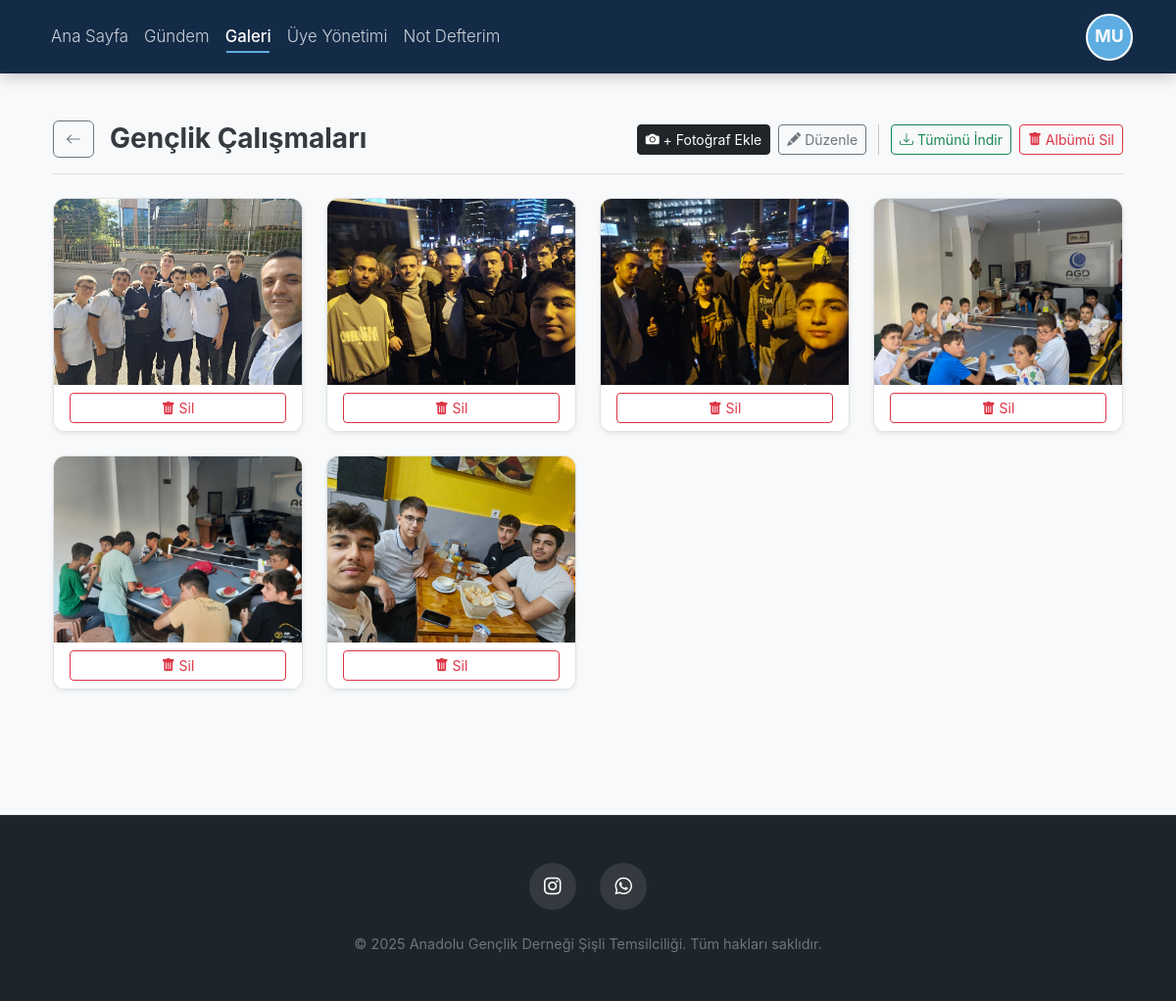
The app's page /galeri/14/ (signed in) with its own data.
### uyeler/models.py (models this page shows, shortened)
class Album(models.Model):
    baslik = models.CharField(max_length=200, verbose_name="Albüm Başlığı")
    aciklama = models.TextField(blank=True, null=True, verbose_name="Açıklama")
    olusturan = models.ForeignKey(User, on_delete=models.SET_NULL, null=True, verbose_name="Oluşturan")
    olusturma_tarihi = models.DateTimeField(auto_now_add=True, verbose_name="Oluşturma Tarihi")
    class Meta:
        verbose_name = "Albüm"
        verbose_name_plural = "Albümler"
        ordering = ['-olusturma_tarihi']

class Fotograf(models.Model):
    album = models.ForeignKey(Album, on_delete=models.CASCADE, related_name='fotograflar', verbose_name="Ait Olduğu Albüm")
    resim = models.ImageField(upload_to='galeri/', verbose_name="Resim Dosyası")
    yuklenme_tarihi = models.DateTimeField(auto_now_add=True, verbose_name="Yüklenme Tarihi")
    class Meta:
        verbose_name = "Fotoğraf"
        verbose_name_plural = "Fotoğraflar"
        ordering = ['-yuklenme_tarihi']

### uyeler/views.py (the view)
# urls.py: path('galeri/<int:album_id>/', views.album_detay_view, name='album_detay'),
@login_required(login_url='uyeler:login')
def album_detay_view(request, album_id):
    album = get_object_or_404(Album, id=album_id)
    fotograflar = album.fotograflar.all()
    context = {'album': album, 'fotograflar': fotograflar}
    return render(request, 'uyeler/album_detay.html', context)

### templates/uyeler/album_detay.html (shortened to what this page needs)
{% extends 'base.html' %}
{% load static %}
{% block content %}
<div class="container-fluid">
    <div class="d-flex flex-wrap justify-content-between align-items-center mb-4 gap-3 pb-3 border-bottom">
        <div class="d-flex align-items-center">
            <a href="{% url 'uyeler:galeri' %}" class="btn btn-outline-secondary me-3" title="Galeriye Dön">
                <i class="bi bi-arrow-left"></i>
            </a>
            <div>
                <h1 class="h3 fw-bold mb-0">{{ album.baslik }}</h1>
            </div>
        </div>
        {% if request.user.profil.rol == 'YETKILI' or request.user.profil.rol == 'BIRIM_BASKANI' %}
        <div class="d-flex gap-2 flex-wrap justify-content-end">
            <a href="{% url 'uyeler:album_fotograf_ekle' album.id %}" class="btn btn-dark btn-sm">
                <i class="bi bi-camera-fill"></i> + Fotoğraf Ekle
            </a>
            <a href="{% url 'uyeler:album_duzenle' album.id %}" class="btn btn-outline-secondary btn-sm">
                <i class="bi bi-pencil-fill"></i> Düzenle
            </a>
            <div class="vr mx-1"></div> <a href="{% url 'uyeler:album_indir' album.id %}" class="btn btn-outline-success btn-sm">
                <i class="bi bi-download"></i> Tümünü İndir
            </a>
            <a href="{% url 'uyeler:album_sil' album.id %}" class="btn btn-outline-danger btn-sm">
                <i class="bi bi-trash-fill"></i> Albümü Sil
            </a>
        </div>
        {% endif %}
    </div>
    <div class="row row-cols-2 row-cols-md-3 row-cols-lg-4 g-4">
        {% for fotograf in fotograflar %}
            <div class="col">
                <div class="card h-100 shadow-sm content-card">
                    <a href="{{ fotograf.resim.url }}" target="_blank">
                        <img src="{{ fotograf.resim.url }}" class="card-img-top" alt="Galeri Fotoğrafı" style="aspect-ratio: 4/3; object-fit: cover;">
                    </a>
                    {% if request.user.profil.rol == 'YETKILI' or request.user.profil.rol == 'BIRIM_BASKANI' %}
                    <div class="card-footer text-center bg-white border-0 py-2">
                        <a href="{% url 'uyeler:fotograf_sil' fotograf.id %}" class="btn btn-outline-danger btn-sm w-100">
                            <i class="bi bi-trash-fill"></i> Sil
                        </a>
                    </div>
                    {% endif %}
                </div>
            </div>
        {% endfor %}
    </div>
</div>
{% endblock %}

### templates/base.html (shortened to what this page needs)
{% load static %}
<!DOCTYPE html>
<html lang="tr">
<head>
    <link href="https://cdn.jsdelivr.net/npm/bootstrap@5.3.3/dist/css/bootstrap.min.css" rel="stylesheet">
    <link rel="stylesheet" href="https://cdn.jsdelivr.net/npm/bootstrap-icons@1.11.3/font/bootstrap-icons.min.css">
    <link rel="stylesheet" href="https://cdnjs.cloudflare.com/ajax/libs/font-awesome/6.5.2/css/all.min.css" />
    <link rel="stylesheet" href="{% static 'css/main.css' %}">
    <link rel="apple-touch-icon" sizes="180x180" href="{% static 'images/favicon.png' %}"> </head>
</head>
<body style="background-color: #f8f9fa;">
    <nav class="navbar navbar-expand-lg navbar-nizam sticky-top">
        <div class="container-fluid">
            <div class="collapse navbar-collapse justify-content-center">
                <div class="navbar-nav">
                    <a class="nav-link {% if request.resolver_match.url_name == 'home' %}active{% endif %}" href="{% url 'uyeler:home' %}">Ana Sayfa</a>
                    <a class="nav-link {% if request.resolver_match.url_name == 'gundem' %}active{% endif %}" href="{% url 'uyeler:gundem' %}">Gündem</a>
                    <a class="nav-link {% if 'galeri' in request.resolver_match.url_name or 'album_detay' in request.resolver_match.url_name %}active{% endif %}" href="{% url 'uyeler:galeri' %}">Galeri</a>
                    {% if user.is_authenticated and user.profil.rol == 'YETKILI' %}
                        <a class="nav-link {% if request.resolver_match.url_name == 'uyeler' %}active{% endif %}" href="{% url 'uyeler:uyeler' %}">Üye Yönetimi</a>
                    {% endif %}
                    {% if user.is_authenticated %}
                        <a class="nav-link {% if request.resolver_match.url_name == 'not_defteri' %}active{% endif %}" href="{% url 'uyeler:not_defteri' %}">Not Defterim</a>
                    {% endif %}
                </div>
            </div>
            <div class="d-flex align-items-center ms-auto">
                {% if user.is_authenticated %}
                    <div class="dropdown">
                        <div id="userDropdown" data-bs-toggle="dropdown" class="navbar-avatar" title="Hesap Menüsü" aria-expanded="false">
                            <span>{{ user.first_name|first|upper }}{{ user.last_name|first|upper }}</span>
                        </div>
                    </div>
                {% else %}
                    <div class="d-none d-lg-flex gap-2">
                        <a href="{% url 'uyeler:login' %}" class="btn btn-outline-light btn-sm">Giriş Yap</a>
                        <a href="{% url 'uyeler:register' %}" class="btn btn-light btn-sm">Kayıt Ol</a>
                    </div>
                {% endif %}
            </div>
        </div>
    </nav>
    <main class="container my-5 page-content">
        {% block content %}{% endblock %}
    </main>
    <footer class="footer">
    <div class="container">
        <div class="social-links">
            <a href="https://instagram.com/agd.sisli" target="_blank" rel="noopener noreferrer" aria-label="Instagram sayfamız">
                <i class="fab fa-instagram"></i>
            </a>
            <a href="https://whatsapp.com/channel/0029VavnIk759Pwa7oxPju29" target="_blank" rel="noopener noreferrer" aria-label="WhatsApp hattımız">
                <i class="fab fa-whatsapp"></i>
            </a>
        </div><link rel="stylesheet" href="https://cdnjs.cloudflare.com/ajax/libs/font-awesome/6.5.2/css/all.min.css" /><link rel="stylesheet" href="https://cdnjs.cloudflare.com/ajax/libs/font-awesome/6.5.2/css/all.min.css" />
        <div class="copyright">
            <p>&copy; 2025 Anadolu Gençlik Derneği Şişli Temsilciliği. Tüm hakları saklıdır.</p>
        </div>
    </div>
</footer>
</body>
</html>

### static/css/main.css (style rules this page uses)
:root { --navbar-bg: #142b47; --navbar-link-color: #cdd3da; --accent-color: #5dade2; --hover-bg: rgba(93, 173, 226, 0.15); --dropdown-bg: #1f3a5a; --nizam-primary: #212529; --nizam-secondary: #f8f9fa; --nizam-text: #343a40; --nizam-text-muted: #6c757d; --nizam-border: #dee2e6; --nizam-success: #198754; --nizam-warning: #ffc107; --nizam-danger: #dc3545; --nizam-info: #0dcaf0; }
html, body { scroll-behavior: smooth; max-width: 100vw; overflow-x: hidden; }
body { background-color: var(--nizam-secondary) !important; color: var(--nizam-text); font-family: 'Inter', -apple-system, BlinkMacSystemFont, "Segoe UI", Roboto, "Helvetica Neue", Arial, sans-serif; display: flex; flex-direction: column; min-height: 100vh; }
.page-content { animation: fadeInAndUp 0.6s ease-out forwards; flex-grow: 1; }
.content-card { background-color: #fff; border-radius: 0.75rem; border: 1px solid var(--nizam-border); box-shadow: 0 4px 12px rgba(0, 0, 0, 0.04); overflow: hidden; }
.navbar-nizam { background-color: var(--navbar-bg) !important; padding: 0.5rem 2rem; box-shadow: 0 4px 15px rgba(0, 0, 0, 0.2); min-height: 75px; }
@media (min-width: 992px) { .navbar-nizam .navbar-nav { margin-left: auto; } }
@media (min-width: 992px) { .navbar-nizam .collapse.navbar-collapse { flex-grow: 0; } }
.navbar-nizam .nav-link { color: var(--navbar-link-color); font-weight: 300; padding: 0.6rem 1.2rem; border-radius: 8px; position: relative; transition: color 0.3s ease; font-size: 1.05rem; background-color: transparent !important; }
.navbar-nizam .nav-link::after { content: ''; position: absolute; bottom: 6px; left: 50%; transform: translateX(-50%); width: 0; height: 2px; background-color: var(--accent-color); transition: width 0.3s cubic-bezier(0.25, 0.8, 0.25, 1); }
.navbar-nizam .nav-link:hover::after, .navbar-nizam .nav-link.active::after { width: 70%; }
.navbar-nizam .nav-link.active { color: #ffffff; font-weight: 500; }
.navbar-avatar { width: 48px; height: 48px; background-color: var(--accent-color); color: #ffffff; border: 2px solid #ffffff; border-radius: 50%; display: flex; align-items: center; justify-content: center; font-weight: 700; font-size: 1.1rem; cursor: pointer; transition: transform 0.2s ease, box-shadow 0.2s ease; }
.footer { background-color: #1d242c; color: #adb5bd; padding: 3rem 0; text-align: center; margin-top: 5rem; border-top: 1px solid #343a40; }
.social-links { margin-bottom: 1.5rem; }
.social-links a { color: #ffffff; background-color: #343a40; font-size: 20px; width: 48px; height: 48px; line-height: 48px; display: inline-block; border-radius: 50%; margin: 0 10px; transition: all 0.3s ease-in-out; }
.copyright p { margin: 0; font-size: 0.9rem; color: #6c757d; }

### records on screen
Album: baslik "Gençlik Çalışmaları"
Fotograf: resim (picture)
Fotograf: resim (picture)
Fotograf: resim (picture)
Fotograf: resim (picture)
Fotograf: resim (picture)
Fotograf: resim (picture)

### other values on screen
{{ user.first_name|first|upper }} "M"
{{ user.last_name|first|upper }} "U"
